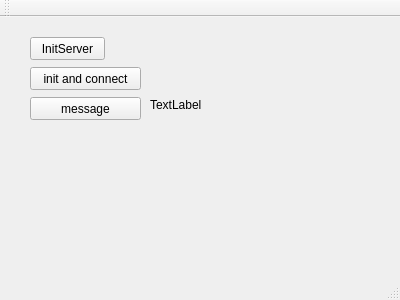
<?xml version="1.0" encoding="UTF-8"?>
<ui version="4.0">
 <class>MainWindow</class>
 <widget class="QMainWindow" name="MainWindow">
  <property name="geometry">
   <rect>
    <x>0</x>
    <y>0</y>
    <width>400</width>
    <height>300</height>
   </rect>
  </property>
  <property name="windowTitle">
   <string>MainWindow</string>
  </property>
  <widget class="QWidget" name="centralWidget">
   <widget class="QPushButton" name="pushButton">
    <property name="geometry">
     <rect>
      <x>30</x>
      <y>20</y>
      <width>75</width>
      <height>23</height>
     </rect>
    </property>
    <property name="text">
     <string>InitServer</string>
    </property>
   </widget>
   <widget class="QLabel" name="label">
    <property name="geometry">
     <rect>
      <x>150</x>
      <y>80</y>
      <width>231</width>
      <height>16</height>
     </rect>
    </property>
    <property name="text">
     <string>TextLabel</string>
    </property>
   </widget>
   <widget class="QPushButton" name="pushButton_2">
    <property name="geometry">
     <rect>
      <x>30</x>
      <y>50</y>
      <width>111</width>
      <height>23</height>
     </rect>
    </property>
    <property name="text">
     <string>init and connect</string>
    </property>
   </widget>
   <widget class="QPushButton" name="pushButton_3">
    <property name="geometry">
     <rect>
      <x>30</x>
      <y>80</y>
      <width>111</width>
      <height>23</height>
     </rect>
    </property>
    <property name="text">
     <string>message</string>
    </property>
   </widget>
  </widget>
  <widget class="QMenuBar" name="menuBar">
   <property name="geometry">
    <rect>
     <x>0</x>
     <y>0</y>
     <width>400</width>
     <height>21</height>
    </rect>
   </property>
  </widget>
  <widget class="QToolBar" name="mainToolBar">
   <attribute name="toolBarArea">
    <enum>TopToolBarArea</enum>
   </attribute>
   <attribute name="toolBarBreak">
    <bool>false</bool>
   </attribute>
  </widget>
  <widget class="QStatusBar" name="statusBar"/>
 </widget>
 <layoutdefault spacing="6" margin="11"/>
 <resources/>
 <connections/>
</ui>
